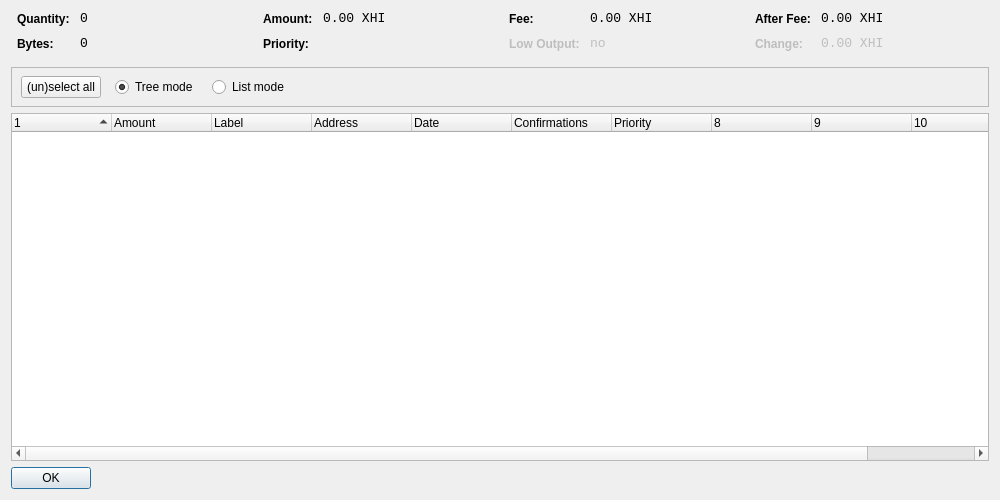
<?xml version="1.0" encoding="UTF-8"?>
<ui version="4.0">
 <class>CoinControlDialog</class>
 <widget class="QDialog" name="CoinControlDialog">
  <property name="geometry">
   <rect>
    <x>0</x>
    <y>0</y>
    <width>1000</width>
    <height>500</height>
   </rect>
  </property>
  <property name="windowTitle">
   <string>Coin Control</string>
  </property>
  <layout class="QVBoxLayout" name="verticalLayout">
   <item>
    <layout class="QHBoxLayout" name="horizontalLayoutTop" stretch="0,0,0,0">
     <property name="topMargin">
      <number>0</number>
     </property>
     <property name="bottomMargin">
      <number>10</number>
     </property>
     <item>
      <layout class="QFormLayout" name="formLayoutCoinControl1">
       <property name="horizontalSpacing">
        <number>10</number>
       </property>
       <property name="verticalSpacing">
        <number>10</number>
       </property>
       <property name="leftMargin">
        <number>6</number>
       </property>
       <property name="rightMargin">
        <number>6</number>
       </property>
       <item row="0" column="0">
        <widget class="QLabel" name="labelCoinControlQuantityText">
         <property name="styleSheet">
          <string notr="true">font-weight:bold;</string>
         </property>
         <property name="text">
          <string>Quantity:</string>
         </property>
        </widget>
       </item>
       <item row="0" column="1">
        <widget class="QLabel" name="labelCoinControlQuantity">
         <property name="font">
          <font>
           <family>Monospace</family>
           <pointsize>10</pointsize>
          </font>
         </property>
         <property name="cursor">
          <cursorShape>IBeamCursor</cursorShape>
         </property>
         <property name="contextMenuPolicy">
          <enum>Qt::ActionsContextMenu</enum>
         </property>
         <property name="text">
          <string notr="true">0</string>
         </property>
         <property name="textInteractionFlags">
          <set>Qt::LinksAccessibleByMouse|Qt::TextSelectableByKeyboard|Qt::TextSelectableByMouse</set>
         </property>
        </widget>
       </item>
       <item row="1" column="0">
        <widget class="QLabel" name="labelCoinControlBytesText">
         <property name="styleSheet">
          <string notr="true">font-weight:bold;</string>
         </property>
         <property name="text">
          <string>Bytes:</string>
         </property>
        </widget>
       </item>
       <item row="1" column="1">
        <widget class="QLabel" name="labelCoinControlBytes">
         <property name="font">
          <font>
           <family>Monospace</family>
           <pointsize>10</pointsize>
          </font>
         </property>
         <property name="cursor">
          <cursorShape>IBeamCursor</cursorShape>
         </property>
         <property name="contextMenuPolicy">
          <enum>Qt::ActionsContextMenu</enum>
         </property>
         <property name="text">
          <string notr="true">0</string>
         </property>
         <property name="textInteractionFlags">
          <set>Qt::LinksAccessibleByMouse|Qt::TextSelectableByKeyboard|Qt::TextSelectableByMouse</set>
         </property>
        </widget>
       </item>
      </layout>
     </item>
     <item>
      <layout class="QFormLayout" name="formLayoutCoinControl2">
       <property name="horizontalSpacing">
        <number>10</number>
       </property>
       <property name="verticalSpacing">
        <number>10</number>
       </property>
       <property name="leftMargin">
        <number>6</number>
       </property>
       <property name="rightMargin">
        <number>6</number>
       </property>
       <item row="0" column="0">
        <widget class="QLabel" name="labelCoinControlAmountText">
         <property name="styleSheet">
          <string notr="true">font-weight:bold;</string>
         </property>
         <property name="text">
          <string>Amount:</string>
         </property>
        </widget>
       </item>
       <item row="0" column="1">
        <widget class="QLabel" name="labelCoinControlAmount">
         <property name="font">
          <font>
           <family>Monospace</family>
           <pointsize>10</pointsize>
          </font>
         </property>
         <property name="cursor">
          <cursorShape>IBeamCursor</cursorShape>
         </property>
         <property name="contextMenuPolicy">
          <enum>Qt::ActionsContextMenu</enum>
         </property>
         <property name="text">
          <string notr="true">0.00 XHI</string>
         </property>
         <property name="textInteractionFlags">
          <set>Qt::LinksAccessibleByMouse|Qt::TextSelectableByKeyboard|Qt::TextSelectableByMouse</set>
         </property>
        </widget>
       </item>
       <item row="1" column="0">
        <widget class="QLabel" name="labelCoinControlPriorityText">
         <property name="styleSheet">
          <string notr="true">font-weight:bold;</string>
         </property>
         <property name="text">
          <string>Priority:</string>
         </property>
        </widget>
       </item>
       <item row="1" column="1">
        <widget class="QLabel" name="labelCoinControlPriority">
         <property name="font">
          <font>
           <family>Monospace</family>
           <pointsize>10</pointsize>
          </font>
         </property>
         <property name="cursor">
          <cursorShape>IBeamCursor</cursorShape>
         </property>
         <property name="contextMenuPolicy">
          <enum>Qt::ActionsContextMenu</enum>
         </property>
         <property name="text">
          <string/>
         </property>
         <property name="textInteractionFlags">
          <set>Qt::LinksAccessibleByMouse|Qt::TextSelectableByKeyboard|Qt::TextSelectableByMouse</set>
         </property>
        </widget>
       </item>
      </layout>
     </item>
     <item>
      <layout class="QFormLayout" name="formLayoutCoinControl3">
       <property name="horizontalSpacing">
        <number>10</number>
       </property>
       <property name="verticalSpacing">
        <number>10</number>
       </property>
       <property name="leftMargin">
        <number>6</number>
       </property>
       <property name="rightMargin">
        <number>6</number>
       </property>
       <item row="0" column="0">
        <widget class="QLabel" name="labelCoinControlFeeText">
         <property name="styleSheet">
          <string notr="true">font-weight:bold;</string>
         </property>
         <property name="text">
          <string>Fee:</string>
         </property>
        </widget>
       </item>
       <item row="0" column="1">
        <widget class="QLabel" name="labelCoinControlFee">
         <property name="font">
          <font>
           <family>Monospace</family>
           <pointsize>10</pointsize>
          </font>
         </property>
         <property name="cursor">
          <cursorShape>IBeamCursor</cursorShape>
         </property>
         <property name="contextMenuPolicy">
          <enum>Qt::ActionsContextMenu</enum>
         </property>
         <property name="text">
          <string notr="true">0.00 XHI</string>
         </property>
         <property name="textInteractionFlags">
          <set>Qt::LinksAccessibleByMouse|Qt::TextSelectableByKeyboard|Qt::TextSelectableByMouse</set>
         </property>
        </widget>
       </item>
       <item row="1" column="0">
        <widget class="QLabel" name="labelCoinControlLowOutputText">
         <property name="enabled">
          <bool>false</bool>
         </property>
         <property name="styleSheet">
          <string notr="true">font-weight:bold;</string>
         </property>
         <property name="text">
          <string>Low Output:</string>
         </property>
        </widget>
       </item>
       <item row="1" column="1">
        <widget class="QLabel" name="labelCoinControlLowOutput">
         <property name="enabled">
          <bool>false</bool>
         </property>
         <property name="font">
          <font>
           <family>Monospace</family>
           <pointsize>10</pointsize>
          </font>
         </property>
         <property name="cursor">
          <cursorShape>IBeamCursor</cursorShape>
         </property>
         <property name="contextMenuPolicy">
          <enum>Qt::ActionsContextMenu</enum>
         </property>
         <property name="text">
          <string notr="true">no</string>
         </property>
         <property name="textInteractionFlags">
          <set>Qt::LinksAccessibleByMouse|Qt::TextSelectableByKeyboard|Qt::TextSelectableByMouse</set>
         </property>
        </widget>
       </item>
      </layout>
     </item>
     <item>
      <layout class="QFormLayout" name="formLayoutCoinControl4">
       <property name="horizontalSpacing">
        <number>10</number>
       </property>
       <property name="verticalSpacing">
        <number>10</number>
       </property>
       <property name="leftMargin">
        <number>6</number>
       </property>
       <property name="rightMargin">
        <number>6</number>
       </property>
       <item row="0" column="0">
        <widget class="QLabel" name="labelCoinControlAfterFeeText">
         <property name="styleSheet">
          <string notr="true">font-weight:bold;</string>
         </property>
         <property name="text">
          <string>After Fee:</string>
         </property>
        </widget>
       </item>
       <item row="0" column="1">
        <widget class="QLabel" name="labelCoinControlAfterFee">
         <property name="font">
          <font>
           <family>Monospace</family>
           <pointsize>10</pointsize>
          </font>
         </property>
         <property name="cursor">
          <cursorShape>IBeamCursor</cursorShape>
         </property>
         <property name="contextMenuPolicy">
          <enum>Qt::ActionsContextMenu</enum>
         </property>
         <property name="text">
          <string notr="true">0.00 XHI</string>
         </property>
         <property name="textInteractionFlags">
          <set>Qt::LinksAccessibleByMouse|Qt::TextSelectableByKeyboard|Qt::TextSelectableByMouse</set>
         </property>
        </widget>
       </item>
       <item row="1" column="0">
        <widget class="QLabel" name="labelCoinControlChangeText">
         <property name="enabled">
          <bool>false</bool>
         </property>
         <property name="styleSheet">
          <string notr="true">font-weight:bold;</string>
         </property>
         <property name="text">
          <string>Change:</string>
         </property>
        </widget>
       </item>
       <item row="1" column="1">
        <widget class="QLabel" name="labelCoinControlChange">
         <property name="enabled">
          <bool>false</bool>
         </property>
         <property name="font">
          <font>
           <family>Monospace</family>
           <pointsize>10</pointsize>
          </font>
         </property>
         <property name="cursor">
          <cursorShape>IBeamCursor</cursorShape>
         </property>
         <property name="contextMenuPolicy">
          <enum>Qt::ActionsContextMenu</enum>
         </property>
         <property name="text">
          <string notr="true">0.00 XHI</string>
         </property>
         <property name="textInteractionFlags">
          <set>Qt::LinksAccessibleByMouse|Qt::TextSelectableByKeyboard|Qt::TextSelectableByMouse</set>
         </property>
        </widget>
       </item>
      </layout>
     </item>
    </layout>
   </item>
   <item>
    <widget class="QFrame" name="frame">
     <property name="minimumSize">
      <size>
       <width>0</width>
       <height>40</height>
      </size>
     </property>
     <property name="frameShape">
      <enum>QFrame::StyledPanel</enum>
     </property>
     <property name="frameShadow">
      <enum>QFrame::Sunken</enum>
     </property>
     <widget class="QWidget" name="horizontalLayoutWidget">
      <property name="geometry">
       <rect>
        <x>10</x>
        <y>0</y>
        <width>781</width>
        <height>41</height>
       </rect>
      </property>
      <layout class="QHBoxLayout" name="horizontalLayoutPanel" stretch="0,0,0,0,0">
       <property name="spacing">
        <number>14</number>
       </property>
       <item>
        <widget class="QPushButton" name="pushButtonSelectAll">
         <property name="sizePolicy">
          <sizepolicy hsizetype="Maximum" vsizetype="Fixed">
           <horstretch>0</horstretch>
           <verstretch>0</verstretch>
          </sizepolicy>
         </property>
         <property name="text">
          <string>(un)select all</string>
         </property>
        </widget>
       </item>
       <item>
        <widget class="QRadioButton" name="radioTreeMode">
         <property name="sizePolicy">
          <sizepolicy hsizetype="Maximum" vsizetype="Fixed">
           <horstretch>0</horstretch>
           <verstretch>0</verstretch>
          </sizepolicy>
         </property>
         <property name="text">
          <string>Tree mode</string>
         </property>
         <property name="checked">
          <bool>true</bool>
         </property>
        </widget>
       </item>
       <item>
        <widget class="QRadioButton" name="radioListMode">
         <property name="sizePolicy">
          <sizepolicy hsizetype="Maximum" vsizetype="Fixed">
           <horstretch>0</horstretch>
           <verstretch>0</verstretch>
          </sizepolicy>
         </property>
         <property name="text">
          <string>List mode</string>
         </property>
        </widget>
       </item>
       <item>
        <spacer name="horizontalSpacer">
         <property name="orientation">
          <enum>Qt::Horizontal</enum>
         </property>
         <property name="sizeHint" stdset="0">
          <size>
           <width>40</width>
           <height>20</height>
          </size>
         </property>
        </spacer>
       </item>
      </layout>
     </widget>
    </widget>
   </item>
   <item>
    <widget class="CoinControlTreeWidget" name="treeWidget">
     <property name="contextMenuPolicy">
      <enum>Qt::CustomContextMenu</enum>
     </property>
     <property name="sortingEnabled">
      <bool>false</bool>
     </property>
     <property name="columnCount">
      <number>11</number>
     </property>
     <attribute name="headerShowSortIndicator" stdset="0">
      <bool>true</bool>
     </attribute>
     <attribute name="headerStretchLastSection">
      <bool>false</bool>
     </attribute>
     <column>
      <property name="text">
       <string/>
      </property>
     </column>
     <column>
      <property name="text">
       <string>Amount</string>
      </property>
     </column>
     <column>
      <property name="text">
       <string>Label</string>
      </property>
     </column>
     <column>
      <property name="text">
       <string>Address</string>
      </property>
     </column>
     <column>
      <property name="text">
       <string>Date</string>
      </property>
     </column>
     <column>
      <property name="text">
       <string>Confirmations</string>
      </property>
      <property name="toolTip">
       <string>Confirmed</string>
      </property>
     </column>
     <column>
      <property name="text">
       <string>Priority</string>
      </property>
     </column>
     <column>
      <property name="text">
       <string/>
      </property>
     </column>
     <column>
      <property name="text">
       <string/>
      </property>
     </column>
     <column>
      <property name="text">
       <string/>
      </property>
     </column>
     <column>
      <property name="text">
       <string/>
      </property>
     </column>
    </widget>
   </item>
   <item>
    <widget class="QDialogButtonBox" name="buttonBox">
     <property name="sizePolicy">
      <sizepolicy hsizetype="Maximum" vsizetype="Fixed">
       <horstretch>0</horstretch>
       <verstretch>0</verstretch>
      </sizepolicy>
     </property>
     <property name="orientation">
      <enum>Qt::Horizontal</enum>
     </property>
     <property name="standardButtons">
      <set>QDialogButtonBox::Ok</set>
     </property>
    </widget>
   </item>
  </layout>
 </widget>
 <customwidgets>
  <customwidget>
   <class>CoinControlTreeWidget</class>
   <extends>QTreeWidget</extends>
   <header>coincontroltreewidget.h</header>
  </customwidget>
 </customwidgets>
 <resources/>
 <connections/>
</ui>
